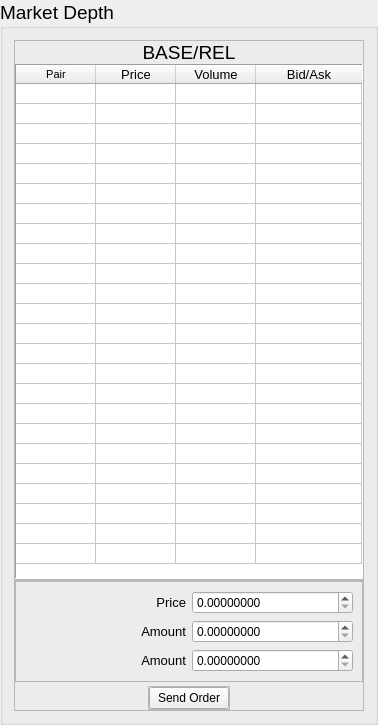
        <widget class="QGroupBox" name="groupBox_3">
         <property name="font">
          <font>
           <pointsize>14</pointsize>
          </font>
         </property>
         <property name="title">
          <string>Market Depth</string>
         </property>
         <layout class="QGridLayout" name="gridLayout_61">
          <item row="0" column="0">
           <widget class="QFrame" name="frame_4">
            <property name="minimumSize">
             <size>
              <width>350</width>
              <height>0</height>
             </size>
            </property>
            <property name="maximumSize">
             <size>
              <width>400</width>
              <height>16777215</height>
             </size>
            </property>
            <property name="font">
             <font>
              <pointsize>14</pointsize>
             </font>
            </property>
            <property name="styleSheet">
             <string notr="true"/>
            </property>
            <layout class="QGridLayout" name="gridLayout_60">
             <property name="leftMargin">
              <number>0</number>
             </property>
             <property name="topMargin">
              <number>0</number>
             </property>
             <property name="rightMargin">
              <number>0</number>
             </property>
             <property name="bottomMargin">
              <number>0</number>
             </property>
             <property name="spacing">
              <number>0</number>
             </property>
             <item row="2" column="0" colspan="2">
              <widget class="QFrame" name="frame_20">
               <property name="sizePolicy">
                <sizepolicy hsizetype="Preferred" vsizetype="Preferred">
                 <horstretch>0</horstretch>
                 <verstretch>0</verstretch>
                </sizepolicy>
               </property>
               <property name="styleSheet">
                <string notr="true"/>
               </property>
               <property name="frameShape">
                <enum>QFrame::StyledPanel</enum>
               </property>
               <property name="frameShadow">
                <enum>QFrame::Raised</enum>
               </property>
               <layout class="QGridLayout" name="gridLayout_58">
                <property name="leftMargin">
                 <number>0</number>
                </property>
                <property name="topMargin">
                 <number>0</number>
                </property>
                <property name="rightMargin">
                 <number>0</number>
                </property>
                <property name="bottomMargin">
                 <number>0</number>
                </property>
                <property name="spacing">
                 <number>0</number>
                </property>
                <item row="2" column="3">
                 <spacer name="horizontalSpacer_20">
                  <property name="orientation">
                   <enum>Qt::Horizontal</enum>
                  </property>
                  <property name="sizeHint" stdset="0">
                   <size>
                    <width>40</width>
                    <height>20</height>
                   </size>
                  </property>
                 </spacer>
                </item>
                <item row="2" column="1" colspan="2">
                 <widget class="QFrame" name="frame_36">
                  <property name="frameShape">
                   <enum>QFrame::StyledPanel</enum>
                  </property>
                  <property name="frameShadow">
                   <enum>QFrame::Raised</enum>
                  </property>
                  <layout class="QGridLayout" name="gridLayout_57">
                   <property name="leftMargin">
                    <number>0</number>
                   </property>
                   <property name="topMargin">
                    <number>0</number>
                   </property>
                   <property name="rightMargin">
                    <number>0</number>
                   </property>
                   <property name="bottomMargin">
                    <number>0</number>
                   </property>
                   <property name="spacing">
                    <number>0</number>
                   </property>
                   <item row="0" column="0">
                    <widget class="QPushButton" name="mm2_send_order_btn">
                     <property name="sizePolicy">
                      <sizepolicy hsizetype="Preferred" vsizetype="Preferred">
                       <horstretch>0</horstretch>
                       <verstretch>0</verstretch>
                      </sizepolicy>
                     </property>
                     <property name="minimumSize">
                      <size>
                       <width>0</width>
                       <height>0</height>
                      </size>
                     </property>
                     <property name="maximumSize">
                      <size>
                       <width>16777215</width>
                       <height>35</height>
                      </size>
                     </property>
                     <property name="font">
                      <font>
                       <pointsize>9</pointsize>
                      </font>
                     </property>
                     <property name="styleSheet">
                      <string notr="true"/>
                     </property>
                     <property name="text">
                      <string>Send Order</string>
                     </property>
                    </widget>
                   </item>
                  </layout>
                 </widget>
                </item>
                <item row="1" column="0" colspan="4">
                 <widget class="QFrame" name="frame_21">
                  <property name="sizePolicy">
                   <sizepolicy hsizetype="MinimumExpanding" vsizetype="Fixed">
                    <horstretch>0</horstretch>
                    <verstretch>0</verstretch>
                   </sizepolicy>
                  </property>
                  <property name="layoutDirection">
                   <enum>Qt::RightToLeft</enum>
                  </property>
                  <property name="frameShape">
                   <enum>QFrame::NoFrame</enum>
                  </property>
                  <property name="frameShadow">
                   <enum>QFrame::Raised</enum>
                  </property>
                  <layout class="QHBoxLayout" name="horizontalLayout_10">
                   <property name="topMargin">
                    <number>2</number>
                   </property>
                   <property name="bottomMargin">
                    <number>2</number>
                   </property>
                  </layout>
                 </widget>
                </item>
                <item row="2" column="0">
                 <spacer name="horizontalSpacer_7">
                  <property name="orientation">
                   <enum>Qt::Horizontal</enum>
                  </property>
                  <property name="sizeHint" stdset="0">
                   <size>
                    <width>40</width>
                    <height>20</height>
                   </size>
                  </property>
                 </spacer>
                </item>
                <item row="0" column="0" colspan="4">
                 <widget class="QFrame" name="frame_23">
                  <property name="frameShape">
                   <enum>QFrame::StyledPanel</enum>
                  </property>
                  <property name="frameShadow">
                   <enum>QFrame::Raised</enum>
                  </property>
                  <layout class="QGridLayout" name="gridLayout_5">
                   <item row="0" column="0">
                    <widget class="QLabel" name="mm2_price_lbl">
                     <property name="sizePolicy">
                      <sizepolicy hsizetype="MinimumExpanding" vsizetype="Preferred">
                       <horstretch>0</horstretch>
                       <verstretch>0</verstretch>
                      </sizepolicy>
                     </property>
                     <property name="minimumSize">
                      <size>
                       <width>0</width>
                       <height>0</height>
                      </size>
                     </property>
                     <property name="maximumSize">
                      <size>
                       <width>16777215</width>
                       <height>16777215</height>
                      </size>
                     </property>
                     <property name="font">
                      <font>
                       <pointsize>10</pointsize>
                      </font>
                     </property>
                     <property name="text">
                      <string>Price</string>
                     </property>
                     <property name="alignment">
                      <set>Qt::AlignRight|Qt::AlignTrailing|Qt::AlignVCenter</set>
                     </property>
                    </widget>
                   </item>
                   <item row="0" column="1">
                    <widget class="QDoubleSpinBox" name="mm2_price_spinbox">
                     <property name="sizePolicy">
                      <sizepolicy hsizetype="MinimumExpanding" vsizetype="Minimum">
                       <horstretch>0</horstretch>
                       <verstretch>0</verstretch>
                      </sizepolicy>
                     </property>
                     <property name="maximumSize">
                      <size>
                       <width>16777215</width>
                       <height>35</height>
                      </size>
                     </property>
                     <property name="font">
                      <font>
                       <pointsize>9</pointsize>
                      </font>
                     </property>
                     <property name="styleSheet">
                      <string notr="true"/>
                     </property>
                     <property name="decimals">
                      <number>8</number>
                     </property>
                     <property name="maximum">
                      <double>999999999.990000009536743</double>
                     </property>
                     <property name="singleStep">
                      <double>0.000001000000000</double>
                     </property>
                    </widget>
                   </item>
                   <item row="1" column="0">
                    <widget class="QLabel" name="mm2_buy_amount_lbl">
                     <property name="sizePolicy">
                      <sizepolicy hsizetype="MinimumExpanding" vsizetype="Preferred">
                       <horstretch>0</horstretch>
                       <verstretch>0</verstretch>
                      </sizepolicy>
                     </property>
                     <property name="minimumSize">
                      <size>
                       <width>0</width>
                       <height>0</height>
                      </size>
                     </property>
                     <property name="maximumSize">
                      <size>
                       <width>16777215</width>
                       <height>16777215</height>
                      </size>
                     </property>
                     <property name="font">
                      <font>
                       <pointsize>10</pointsize>
                      </font>
                     </property>
                     <property name="text">
                      <string>Amount</string>
                     </property>
                     <property name="alignment">
                      <set>Qt::AlignRight|Qt::AlignTrailing|Qt::AlignVCenter</set>
                     </property>
                    </widget>
                   </item>
                   <item row="1" column="1">
                    <widget class="QDoubleSpinBox" name="mm2_sell_amount_spinbox">
                     <property name="sizePolicy">
                      <sizepolicy hsizetype="MinimumExpanding" vsizetype="Minimum">
                       <horstretch>0</horstretch>
                       <verstretch>0</verstretch>
                      </sizepolicy>
                     </property>
                     <property name="maximumSize">
                      <size>
                       <width>16777215</width>
                       <height>35</height>
                      </size>
                     </property>
                     <property name="font">
                      <font>
                       <pointsize>9</pointsize>
                      </font>
                     </property>
                     <property name="styleSheet">
                      <string notr="true"/>
                     </property>
                     <property name="decimals">
                      <number>8</number>
                     </property>
                     <property name="maximum">
                      <double>9999999999.989999771118164</double>
                     </property>
                     <property name="singleStep">
                      <double>0.000001000000000</double>
                     </property>
                    </widget>
                   </item>
                   <item row="2" column="0">
                    <widget class="QLabel" name="mm2_sell_amount_lbl">
                     <property name="sizePolicy">
                      <sizepolicy hsizetype="MinimumExpanding" vsizetype="Preferred">
                       <horstretch>0</horstretch>
                       <verstretch>0</verstretch>
                      </sizepolicy>
                     </property>
                     <property name="minimumSize">
                      <size>
                       <width>0</width>
                       <height>0</height>
                      </size>
                     </property>
                     <property name="maximumSize">
                      <size>
                       <width>16777215</width>
                       <height>16777215</height>
                      </size>
                     </property>
                     <property name="font">
                      <font>
                       <pointsize>10</pointsize>
                      </font>
                     </property>
                     <property name="text">
                      <string>Amount</string>
                     </property>
                     <property name="alignment">
                      <set>Qt::AlignRight|Qt::AlignTrailing|Qt::AlignVCenter</set>
                     </property>
                    </widget>
                   </item>
                   <item row="2" column="1">
                    <widget class="QDoubleSpinBox" name="mm2_buy_amount_spinbox">
                     <property name="sizePolicy">
                      <sizepolicy hsizetype="MinimumExpanding" vsizetype="Minimum">
                       <horstretch>0</horstretch>
                       <verstretch>0</verstretch>
                      </sizepolicy>
                     </property>
                     <property name="maximumSize">
                      <size>
                       <width>16777215</width>
                       <height>35</height>
                      </size>
                     </property>
                     <property name="font">
                      <font>
                       <pointsize>9</pointsize>
                      </font>
                     </property>
                     <property name="styleSheet">
                      <string notr="true"/>
                     </property>
                     <property name="decimals">
                      <number>8</number>
                     </property>
                     <property name="maximum">
                      <double>9999999999.989999771118164</double>
                     </property>
                     <property name="singleStep">
                      <double>0.000001000000000</double>
                     </property>
                    </widget>
                   </item>
                  </layout>
                 </widget>
                </item>
               </layout>
              </widget>
             </item>
             <item row="0" column="0" colspan="2">
              <widget class="QFrame" name="frame_22">
               <property name="sizePolicy">
                <sizepolicy hsizetype="MinimumExpanding" vsizetype="MinimumExpanding">
                 <horstretch>0</horstretch>
                 <verstretch>0</verstretch>
                </sizepolicy>
               </property>
               <property name="minimumSize">
                <size>
                 <width>0</width>
                 <height>0</height>
                </size>
               </property>
               <property name="styleSheet">
                <string notr="true"/>
               </property>
               <property name="frameShape">
                <enum>QFrame::StyledPanel</enum>
               </property>
               <property name="frameShadow">
                <enum>QFrame::Raised</enum>
               </property>
               <layout class="QGridLayout" name="gridLayout_33">
                <property name="leftMargin">
                 <number>0</number>
                </property>
                <property name="topMargin">
                 <number>0</number>
                </property>
                <property name="rightMargin">
                 <number>0</number>
                </property>
                <property name="bottomMargin">
                 <number>0</number>
                </property>
                <property name="spacing">
                 <number>0</number>
                </property>
                <item row="1" column="0" colspan="2">
                 <widget class="QTableWidget" name="mm2_depth_table">
                  <property name="sizePolicy">
                   <sizepolicy hsizetype="Minimum" vsizetype="MinimumExpanding">
                    <horstretch>0</horstretch>
                    <verstretch>0</verstretch>
                   </sizepolicy>
                  </property>
                  <property name="font">
                   <font>
                    <pointsize>8</pointsize>
                   </font>
                  </property>
                  <property name="styleSheet">
                   <string notr="true"/>
                  </property>
                  <property name="frameShape">
                   <enum>QFrame::Panel</enum>
                  </property>
                  <property name="frameShadow">
                   <enum>QFrame::Sunken</enum>
                  </property>
                  <property name="sizeAdjustPolicy">
                   <enum>QAbstractScrollArea::AdjustToContents</enum>
                  </property>
                  <property name="editTriggers">
                   <set>QAbstractItemView::NoEditTriggers</set>
                  </property>
                  <property name="alternatingRowColors">
                   <bool>false</bool>
                  </property>
                  <property name="selectionMode">
                   <enum>QAbstractItemView::SingleSelection</enum>
                  </property>
                  <property name="selectionBehavior">
                   <enum>QAbstractItemView::SelectRows</enum>
                  </property>
                  <property name="textElideMode">
                   <enum>Qt::ElideMiddle</enum>
                  </property>
                  <property name="sortingEnabled">
                   <bool>true</bool>
                  </property>
                  <property name="rowCount">
                   <number>24</number>
                  </property>
                  <attribute name="horizontalHeaderDefaultSectionSize">
                   <number>80</number>
                  </attribute>
                  <attribute name="horizontalHeaderMinimumSectionSize">
                   <number>80</number>
                  </attribute>
                  <attribute name="horizontalHeaderStretchLastSection">
                   <bool>true</bool>
                  </attribute>
                  <attribute name="verticalHeaderVisible">
                   <bool>false</bool>
                  </attribute>
                  <attribute name="verticalHeaderDefaultSectionSize">
                   <number>20</number>
                  </attribute>
                  <attribute name="verticalHeaderMinimumSectionSize">
                   <number>20</number>
                  </attribute>
                  <row/>
                  <row/>
                  <row/>
                  <row/>
                  <row/>
                  <row/>
                  <row/>
                  <row/>
                  <row/>
                  <row/>
                  <row/>
                  <row/>
                  <row/>
                  <row/>
                  <row/>
                  <row/>
                  <row/>
                  <row/>
                  <row/>
                  <row/>
                  <row/>
                  <row/>
                  <row/>
                  <row/>
                  <column>
                   <property name="text">
                    <string>Pair</string>
                   </property>
                   <property name="textAlignment">
                    <set>AlignCenter</set>
                   </property>
                  </column>
                  <column>
                   <property name="text">
                    <string>Price</string>
                   </property>
                   <property name="font">
                    <font>
                     <pointsize>10</pointsize>
                    </font>
                   </property>
                   <property name="textAlignment">
                    <set>AlignCenter</set>
                   </property>
                  </column>
                  <column>
                   <property name="text">
                    <string>Volume</string>
                   </property>
                   <property name="font">
                    <font>
                     <pointsize>10</pointsize>
                    </font>
                   </property>
                   <property name="textAlignment">
                    <set>AlignCenter</set>
                   </property>
                  </column>
                  <column>
                   <property name="text">
                    <string>Bid/Ask</string>
                   </property>
                   <property name="font">
                    <font>
                     <pointsize>10</pointsize>
                    </font>
                   </property>
                   <property name="textAlignment">
                    <set>AlignCenter</set>
                   </property>
                  </column>
                 </widget>
                </item>
                <item row="0" column="0" colspan="2">
                 <widget class="QLabel" name="mm2_depth_baserel_lbl">
                  <property name="font">
                   <font>
                    <pointsize>14</pointsize>
                   </font>
                  </property>
                  <property name="text">
                   <string>BASE/REL</string>
                  </property>
                  <property name="alignment">
                   <set>Qt::AlignCenter</set>
                  </property>
                 </widget>
                </item>
               </layout>
              </widget>
             </item>
            </layout>
           </widget>
          </item>
         </layout>
        </widget>
